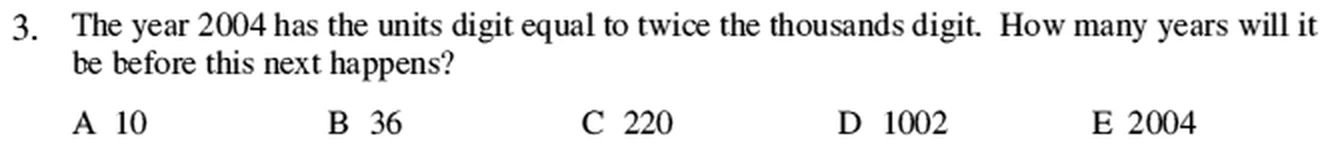
#> input picture docs/assets/q/2004/03.webp, 1330 x 148 px
$ python -i extract.py   (imports and definitions only)
#> lines starting #> are read from the running program, lines starting #| are printed output that depends on the picture; after the words box and inside, x2 and y2 are one past the last pixel; in counts of white or black regions, pixels touching at a corner belong together
#> further down, picture is the input picture: PIL image 1330x148 RGB; mean R, G, B 237.4, 237.4, 237.4
"""Extract JMC questions/solutions from UKMT PDFs into cropped images + answer key.

Each question is rendered as an image cropped from the source PDF so that
diagrams and mathematical typography survive exactly as printed.
"""
import fitz, re, io, os, sys, json, collections
from PIL import Image

sys.stdout = io.TextIOWrapper(sys.stdout.buffer, encoding='utf-8', errors='replace')
ROOT = os.path.abspath(os.path.join(os.path.dirname(__file__), '..'))
# [1 line not run here, left out]

DPI = 200
OUT_IMG = os.path.join('docs', 'assets')
OUT_DATA = os.path.join('docs', 'data')

# year -> (paper pdf, solutions pdf); the 2011-2013 files combine both
PAPERS = {
    2011: ('jmc-2011-extended.pdf', None),
    2012: ('jmc-2012-extended.pdf', None),
    2013: ('jmc-2013-extended.pdf', None),
    2014: ('jmc-2014-extended.pdf', None),
    2015: ('jmc-2015-q.pdf', 'jmc-2015-s.pdf'),
    2016: ('jmc-2016-q.pdf', 'jmc-2016-s.pdf'),
    2017: ('jmc-2017-q.pdf', 'jmc-2017-s.pdf'),
    2018: ('jmc-2018-q.pdf', 'jmc-2018-s.pdf'),
    2019: ('jmc-2019-q.pdf', 'jmc-2019-s.pdf'),
    2020: ('JMC-2020-q.pdf', 'JMC-2020-s.pdf'),
    2021: ('JMC-2021-paper.pdf', 'JMC-2021-Solutions.pdf'),
    2022: ('JMC_2022_Paper.pdf', 'JMC_2022_Solutions_0.pdf'),
    2023: ('JMC-2023_Paper.pdf', 'JMC-2023-Solutions.pdf'),
    2024: ('JMC-2024-Question-Paper-4.pdf', 'JMC-2024-Solutions-1.pdf'),
    2025: ('JMC-2025-Paper.pdf', 'JMC-2025-Solutions.pdf'),
    2026: ('JMC_Paper_2026.pdf', 'JMC_Solutions_2026.pdf'),
}
EXTENDED = {2011, 2012, 2013, 2014}

# The 2016 PDFs embed Type3 fonts with no unicode mapping, so extracted text is
# a substitution cipher (a different one per file). For the question paper the
# digits and option letters were recovered from the 1..25 numbering sequence;
# its solutions file is too fragmented to crop, so only its answer key is kept,
# read off the rendered page (see ANSWERS_2016).
CIPHER_2016 = {'\x02': '.', '\x04': ' ', '\x01': '0', '2': '1', '\x00': '2',
               '4': '3', '1': '4', '\x1b': '5', '\x1f': '6', ' ': '7',
               '\x1d': '8', '\x1c': '9', '\x03': 'A', '\x17': 'B', '5': 'C',
               '!': 'D', '6': 'E'}
ANSWERS_2016 = dict(enumerate('BAECACAAEDCBCDEBCDBEAEBDD', start=1))


# [124 lines left out: functions decode, get_lines, content_bands, cover_pages, find_markers, body_rect, not called in this run]


def trim(img, pad=6):
    """Crop surrounding whitespace, and drop a detached horizontal rule left
    behind at the foot of a crop that ran to the bottom of a page."""
#> called with pad = 6
    g = img.convert("L").point(lambda v: 0 if v > 244 else 255)
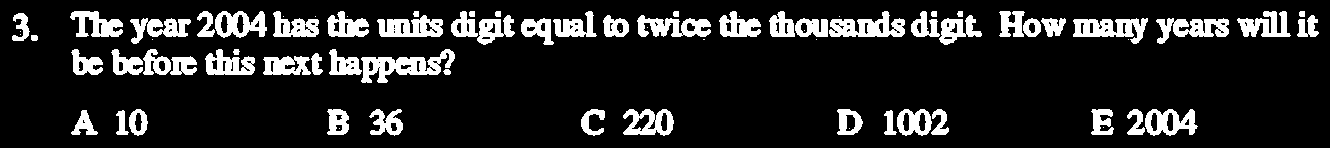
#> g: PIL image 1330x148 L; 14.5% white; 77 white regions (17 under 20 px), largest, box (x1, y1, x2, y2) and area: (361, 49, 455, 83) 1423, (829, 11, 905, 37) 1143, (1073, 18, 1148, 44) 1109
    bb = g.getbbox()
#> bb = (12, 11, 1319, 136)
    if not bb:
        return img
    x0, y0, x1, y1 = bb
#> x0 = 12; y0 = 11; x1 = 1319; y1 = 136
    px, w = g.tobytes(), g.width
#> w = 1330
    rows = [any(px[y * w + x0:y * w + x1]) for y in range(y0, y1)]
#> rows = 125 items, first 6: True, True, True, True, True, True
    end = len(rows)
#> end = 125
    while end > 0:
        start = end
        while start > 0 and rows[start - 1]:
            start -= 1
        band = end - start
        blank = 0
        while start - blank > 0 and not rows[start - blank - 1]:
            blank += 1
        if band <= 10 and blank >= 12 and start > 0:
            end = start - blank  # a rule, not content
            continue
        break
#> this loop made 1 pass
#> band on pass 1: 27
    y1 = y0 + max(end, 1)
    return img.crop((max(0, x0 - pad), max(0, y0 - pad),
                     min(img.width, x1 + pad), min(img.height, y1 + pad)))
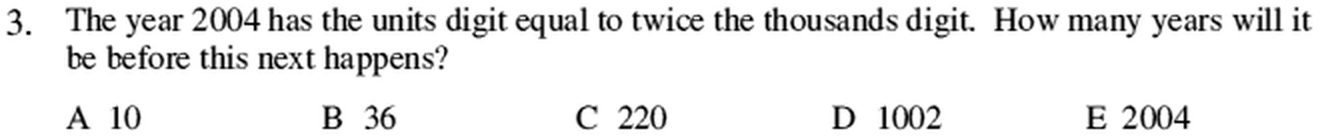
#> returned value: PIL image 1319x137 RGB; mean R, G, B 235.9, 235.8, 235.9


# [62 lines left out: functions render, spans_between, lines_in, has_all_options, not called in this run]


def bleeds_into_next(ls, spans, n):
    """True when a crop has run on into the following question."""
    return any(re.match(r'^%d[.)](?!\d)' % (n + 1), l[5]) for l in lines_in(ls, spans))


# [163 lines left out: functions question_boxes, answers_from_markers, answers_marking_guide, answers_from_solution_lines, process, main, not called in this run]


# [2 lines not run here, left out]

>>> from PIL import Image
>>> picture = Image.open('../docs/assets/q/2004/03.webp')
>>> result = trim(picture)

$ run again, on docs/assets/q/2005/05.webp
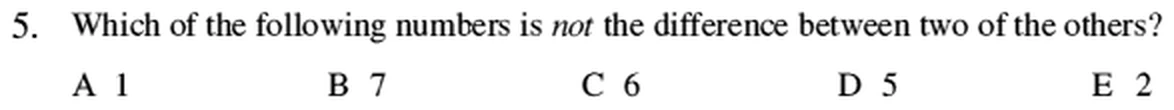
#> input picture docs/assets/q/2005/05.webp, 1174 x 110 px
#> picture is the input picture: PIL image 1174x110 RGB; mean R, G, B 237.7, 237.7, 237.7
#> in trim, `g = img.convert("L").point(lambda v: 0 if v > 244 else 255)`:
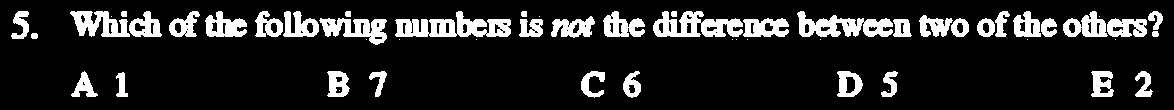
#> g: PIL image 1174x110 L; 14.2% white; 55 white regions (14 under 20 px), largest, box (x1, y1, x2, y2) and area: (395, 11, 511, 37) 1720, (653, 11, 743, 37) 1411, (797, 11, 893, 37) 1367
#> bb = (11, 11, 1163, 98)
#> x0 = 11; x1 = 1163; y1 = 98
#> w = 1174
#> rows = 87 items, first 6: True, True, True, True, True, True
#> end = 87
#> the loop in trim, `while end > 0:` made 1 pass
#> band on pass 1: 27
#> in trim, `return img.crop((max(0, x0 - pad), max(0, y0 - pad), min(img.width, x1..`:
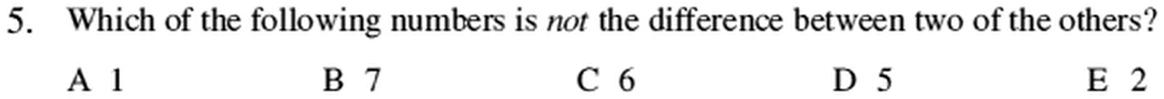
#> returned value: PIL image 1164x99 RGB; mean R, G, B 235.6, 235.6, 235.6

$ run again, on docs/assets/q/2005/08.webp
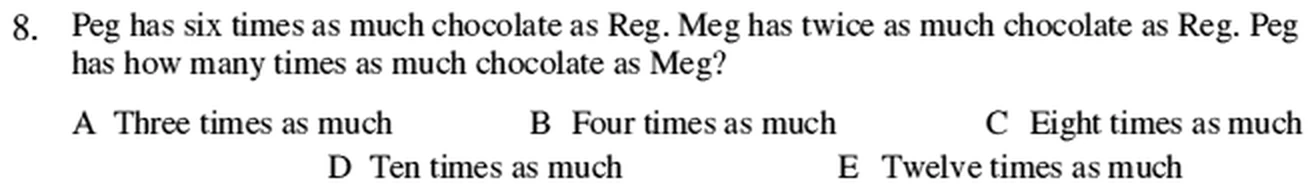
#> input picture docs/assets/q/2005/08.webp, 1316 x 190 px
#> picture is the input picture: PIL image 1316x190 RGB; mean R, G, B 232.5, 232.5, 232.5
#> in trim, `g = img.convert("L").point(lambda v: 0 if v > 244 else 255)`:
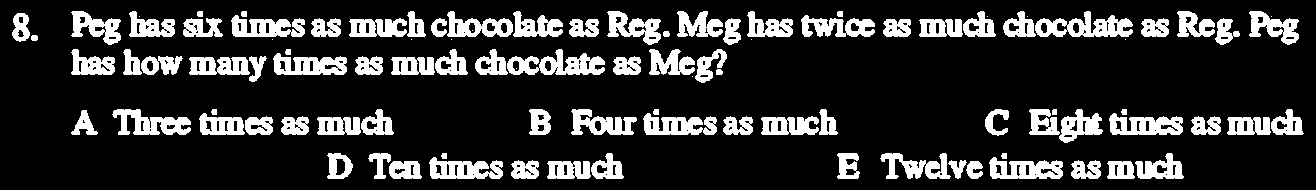
#> g: PIL image 1316x190 L; 18.6% white; 100 white regions (12 under 20 px), largest, box (x1, y1, x2, y2) and area: (507, 49, 605, 75) 1378, (1035, 11, 1133, 37) 1371, (112, 109, 191, 135) 1146
#> bb = (12, 11, 1304, 179)
#> x0 = 12; y0 = 11; x1 = 1304; y1 = 179
#> w = 1316
#> rows = 168 items, first 6: True, True, True, True, True, True
#> end = 168
#> the loop in trim, `while end > 0:` made 1 pass
#> band on pass 1: 26
#> in trim, `return img.crop((max(0, x0 - pad), max(0, y0 - pad), min(img.width, x1..`:
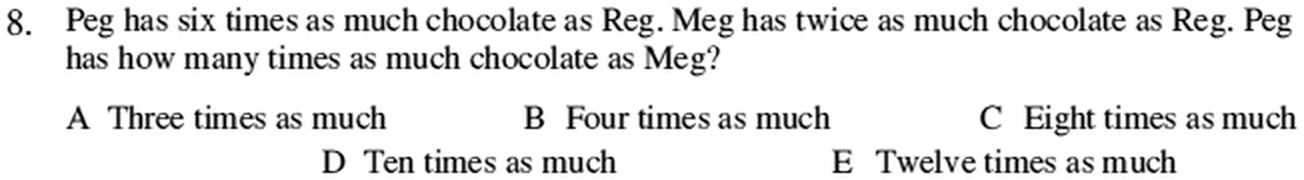
#> returned value: PIL image 1304x180 RGB; mean R, G, B 231, 231, 231

$ run again, on docs/assets/q/2006/06.webp
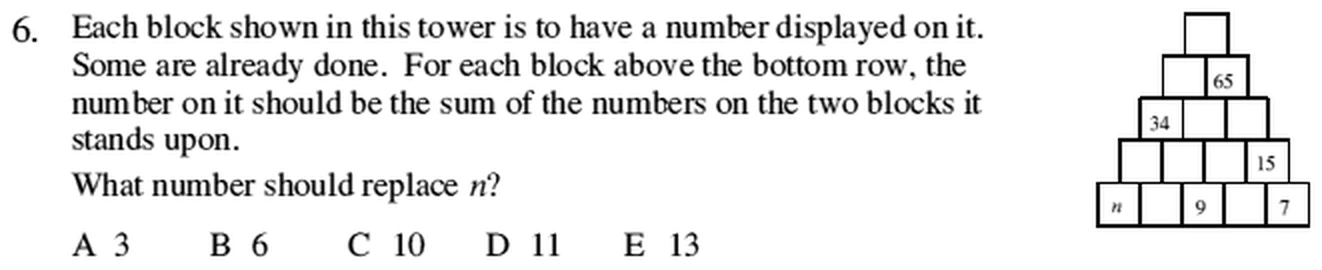
#> input picture docs/assets/q/2006/06.webp, 1322 x 270 px
#> picture is the input picture: PIL image 1322x270 RGB; mean R, G, B 233.9, 233.8, 233.9
#> in trim, `g = img.convert("L").point(lambda v: 0 if v > 244 else 255)`:
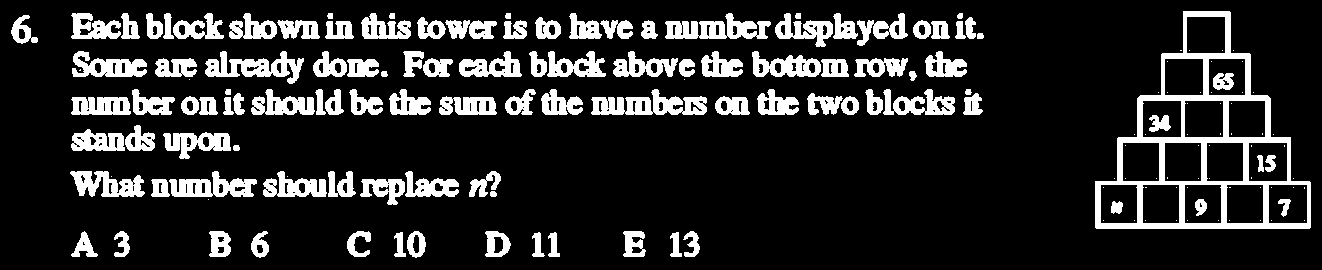
#> g: PIL image 1322x270 L; 16.4% white; 169 white regions (61 under 20 px), largest, box (x1, y1, x2, y2) and area: (1095, 11, 1311, 229) 8908, (591, 89, 707, 115) 1718, (665, 13, 771, 39) 1527
#> bb = (11, 11, 1311, 258)
#> x0 = 11; x1 = 1311; y1 = 258
#> w = 1322
#> rows = 247 items, first 6: True, True, True, True, True, True
#> end = 247
#> the loop in trim, `while end > 0:` made 1 pass
#> band on pass 1: 27
#> in trim, `return img.crop((max(0, x0 - pad), max(0, y0 - pad), min(img.width, x1..`:
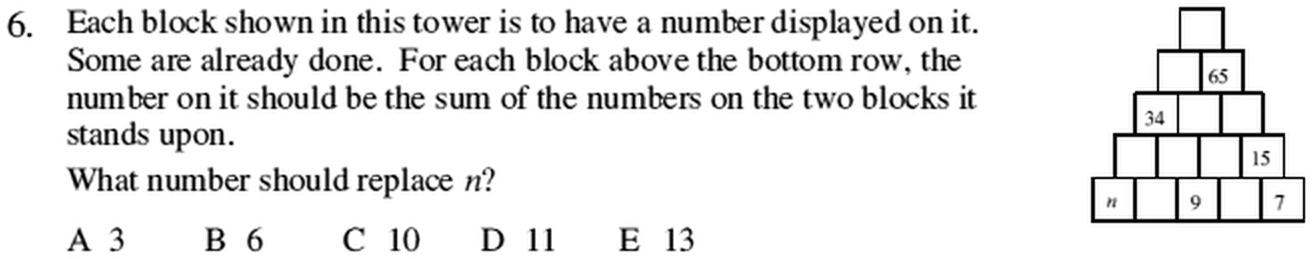
#> returned value: PIL image 1312x259 RGB; mean R, G, B 232.8, 232.8, 232.8
